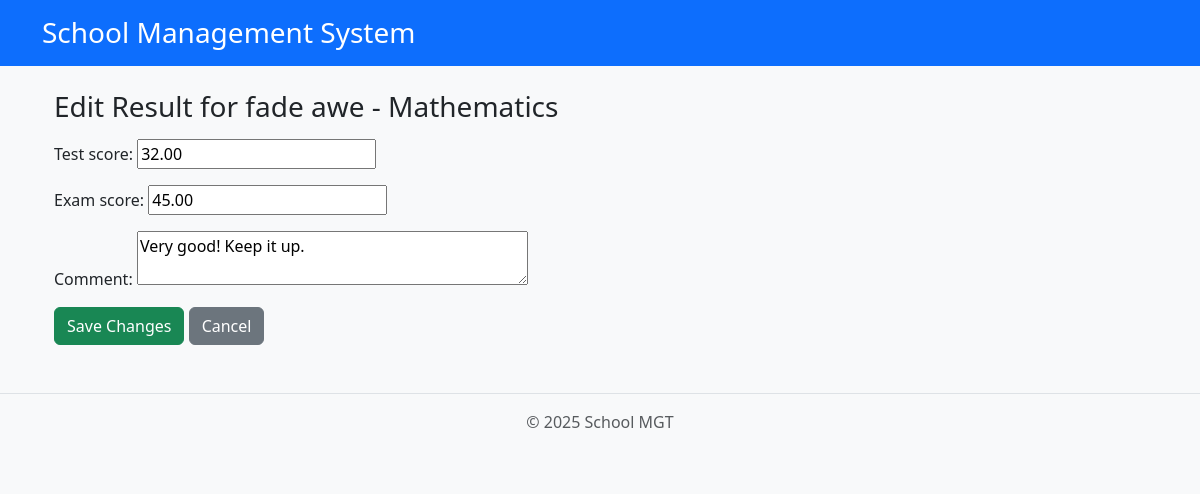
/admin-panel/result/8/edit/, run on the app's committed database.
### core/models.py (models this page shows, shortened)
class Result(models.Model):
    student = models.ForeignKey(StudentProfile, on_delete=models.CASCADE)
    subject = models.ForeignKey(Subject, on_delete=models.CASCADE)
    test_score = models.DecimalField(max_digits=5, decimal_places=2)
    exam_score = models.DecimalField(max_digits=5, decimal_places=2)
    term = models.ForeignKey(Term, on_delete=models.SET_NULL, null=True, blank=True)
    session = models.ForeignKey(Session, on_delete=models.SET_NULL, null=True, blank=True)
    GRADE_CHOICES = [
        ('A', 'A'),
        ('B', 'B'),
        ('C', 'C'),
        ('D', 'D'),
        ('F', 'F'),
    ]
    grade = models.CharField(max_length=2, choices=GRADE_CHOICES, blank=True)
    comment = models.TextField(blank=True)
    locked = models.BooleanField(default=False)  # For locking results

class StudentProfile(models.Model):
    GENDER_CHOICES = [
        ('M', 'Male'),
        ('F', 'Female'),
        ('O', 'Other'),
    ]
    user = models.OneToOneField(settings.AUTH_USER_MODEL, on_delete=models.CASCADE)
    classroom = models.ForeignKey(ClassRoom, on_delete=models.SET_NULL, null=True, blank=True)
    session = models.ForeignKey(Session, on_delete=models.SET_NULL, null=True, blank=True)
    date_of_birth = models.DateField(null=True, blank=True)
    address = models.TextField(blank=True)
    photo = models.ImageField(upload_to='student_photos/', null=True, blank=True)
    gender = models.CharField(max_length=1, choices=GENDER_CHOICES, null=True, blank=True)
    graduated = models.BooleanField(default=False)  # ✅ Track if the student has graduated

class User(AbstractUser):
    USER_TYPE_CHOICES = (
        ('admin', 'Admin'),
        ('teacher', 'Teacher'),
        ('student', 'Student'),
        ('librarian', 'Librarian'),
    )
    user_type = models.CharField(max_length=10, choices=USER_TYPE_CHOICES)

class Subject(models.Model):
    name = models.CharField(max_length=100)

### core/views.py (the view, shortened to what this page needs)
def admin_edit_result(request, result_id):
    result = get_object_or_404(Result, id=result_id)
    if request.method == 'POST':
        form = AdminResultEditForm(request.POST, instance=result)
        if form.is_valid():
            updated_result = form.save(commit=False)
            total = updated_result.test_score + updated_result.exam_score
            if total >= 70:
                updated_result.grade = 'A'
                updated_result.comment = "Excellent performance."
            elif total >= 60:
                updated_result.grade = 'B'
                updated_result.comment = "Very good work."
            elif total >= 50:
                updated_result.grade = 'C'
                updated_result.comment = "Good effort, can improve."
            elif total >= 45:
                updated_result.grade = 'D'
                updated_result.comment = "Needs improvement."
            else:
                updated_result.grade = 'F'
                updated_result.comment = "Poor performance. Extra effort required."
            updated_result.save()
            messages.success(request, "Result updated successfully.")
            return redirect(
                'admin_student_results_detail',
                student_id=result.student.id,
                term_id=result.term.id,
                session_id=result.session.id
            )
    else:
        form = AdminResultEditForm(instance=result)
    return render(request, 'admin/edit_result.html', {'form': form, 'result': result})

### core/forms.py
class AdminResultEditForm(forms.ModelForm):
    class Meta:
        model = Result
        fields = ['test_score', 'exam_score','comment']
        widgets = {
            'comment': forms.Textarea(attrs={'rows': 2}),
        }

### core/templates/admin/edit_result.html (shortened to what this page needs)
{% extends "base.html" %}
{% block content %}
<div class="container mt-4">
    <h3>Edit Result for {{ result.student.user.get_full_name }} - {{ result.subject.name }}</h3>
    <form method="post" class="mt-3">
        {{ form.as_p }}
        <button type="submit" class="btn btn-success">Save Changes</button>
        <a href="{% url 'admin_student_results_detail' result.student.id result.term.id result.session.id %}" class="btn btn-secondary">Cancel</a>
    </form>
</div>
{% endblock %}

### core/templates/base.html (style rules this page uses)
body { background-color: #f8f9fa; }

### data on the page
Result: student.user.get_full_name "fade awe", subject.name "Mathematics", test_score "32.00", exam_score "45.00", comment "Very good! Keep it up."
